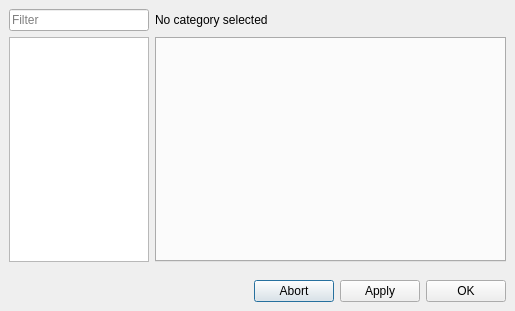
<?xml version="1.0" encoding="UTF-8"?>
<ui version="4.0">
 <class>Dialogs::SettingsDialog</class>
 <widget class="QDialog" name="Dialogs::SettingsDialog">
  <property name="geometry">
   <rect>
    <x>0</x>
    <y>0</y>
    <width>515</width>
    <height>311</height>
   </rect>
  </property>
  <property name="windowTitle">
   <string>Settings</string>
  </property>
  <layout class="QVBoxLayout" name="verticalLayout">
   <property name="spacing">
    <number>0</number>
   </property>
   <property name="leftMargin">
    <number>0</number>
   </property>
   <property name="topMargin">
    <number>0</number>
   </property>
   <property name="rightMargin">
    <number>0</number>
   </property>
   <property name="bottomMargin">
    <number>0</number>
   </property>
   <item>
    <widget class="QWidget" name="mainWidget" native="true">
     <layout class="QGridLayout" name="gridLayout">
      <item row="0" column="1">
       <widget class="QLabel" name="headingLabel">
        <property name="sizePolicy">
         <sizepolicy hsizetype="Expanding" vsizetype="Preferred">
          <horstretch>0</horstretch>
          <verstretch>0</verstretch>
         </sizepolicy>
        </property>
        <property name="maximumSize">
         <size>
          <width>500</width>
          <height>16777215</height>
         </size>
        </property>
        <property name="text">
         <string>No category selected</string>
        </property>
        <property name="wordWrap">
         <bool>true</bool>
        </property>
       </widget>
      </item>
      <item row="0" column="0">
       <widget class="Widgets::ClearLineEdit" name="filterLineEdit">
        <property name="maximumSize">
         <size>
          <width>140</width>
          <height>16777215</height>
         </size>
        </property>
        <property name="placeholderText">
         <string>Filter</string>
        </property>
       </widget>
      </item>
      <item row="1" column="1">
       <widget class="QTabWidget" name="pagesTabWidget">
        <property name="currentIndex">
         <number>-1</number>
        </property>
       </widget>
      </item>
      <item row="1" column="0">
       <widget class="QListView" name="categoriesListView">
        <property name="maximumSize">
         <size>
          <width>140</width>
          <height>16777215</height>
         </size>
        </property>
        <property name="selectionBehavior">
         <enum>QAbstractItemView::SelectRows</enum>
        </property>
        <property name="iconSize">
         <size>
          <width>32</width>
          <height>32</height>
         </size>
        </property>
       </widget>
      </item>
     </layout>
    </widget>
   </item>
   <item>
    <widget class="QWidget" name="bottomWidget" native="true">
     <property name="sizePolicy">
      <sizepolicy hsizetype="Preferred" vsizetype="Maximum">
       <horstretch>0</horstretch>
       <verstretch>0</verstretch>
      </sizepolicy>
     </property>
     <layout class="QHBoxLayout" name="horizontalLayout">
      <item>
       <spacer name="horizontalSpacer">
        <property name="orientation">
         <enum>Qt::Horizontal</enum>
        </property>
        <property name="sizeHint" stdset="0">
         <size>
          <width>168</width>
          <height>20</height>
         </size>
        </property>
       </spacer>
      </item>
      <item>
       <widget class="QPushButton" name="abortPushButton">
        <property name="styleSheet">
         <string notr="true">background: none;</string>
        </property>
        <property name="text">
         <string>Abort</string>
        </property>
        <property name="icon">
         <iconset theme="dialog-cancel">
          <normaloff/>
         </iconset>
        </property>
       </widget>
      </item>
      <item>
       <widget class="QPushButton" name="applyPushButton">
        <property name="styleSheet">
         <string notr="true">background: none;</string>
        </property>
        <property name="text">
         <string>Apply</string>
        </property>
        <property name="icon">
         <iconset theme="dialog-ok-apply">
          <normaloff/>
         </iconset>
        </property>
       </widget>
      </item>
      <item>
       <widget class="QPushButton" name="okPushButton">
        <property name="text">
         <string>OK</string>
        </property>
        <property name="icon">
         <iconset theme="dialog-ok">
          <normaloff/>
         </iconset>
        </property>
       </widget>
      </item>
     </layout>
    </widget>
   </item>
  </layout>
 </widget>
 <customwidgets>
  <customwidget>
   <class>Widgets::ClearLineEdit</class>
   <extends>QLineEdit</extends>
   <header>widgets/clearlineedit.h</header>
  </customwidget>
 </customwidgets>
 <resources/>
 <connections/>
</ui>
